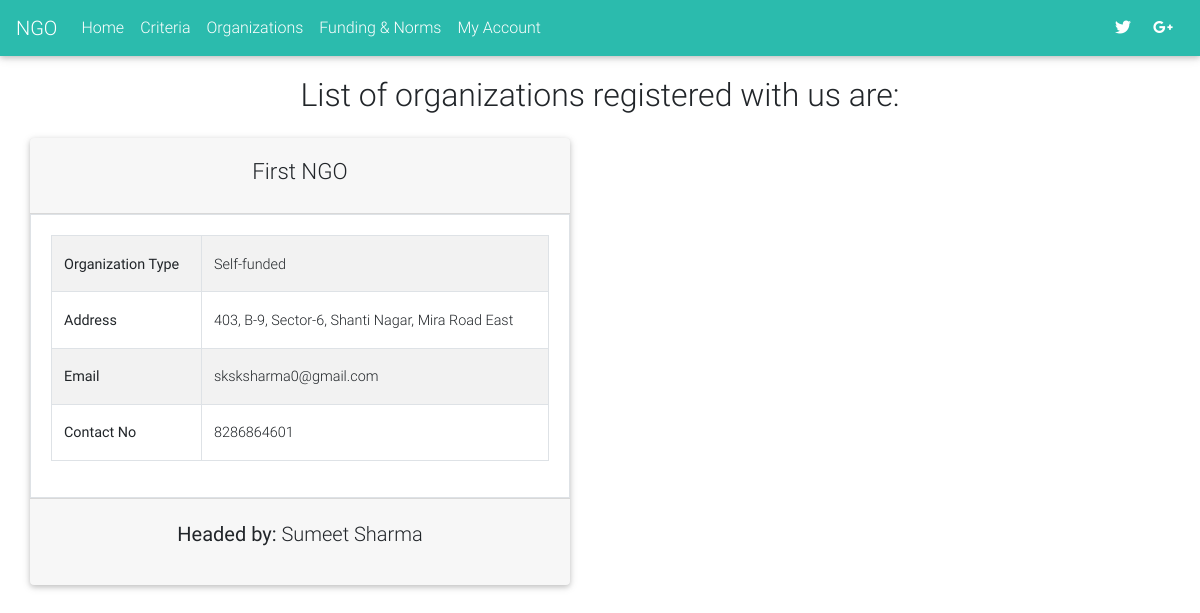
The app's page /ngo/organizations.php, older data.
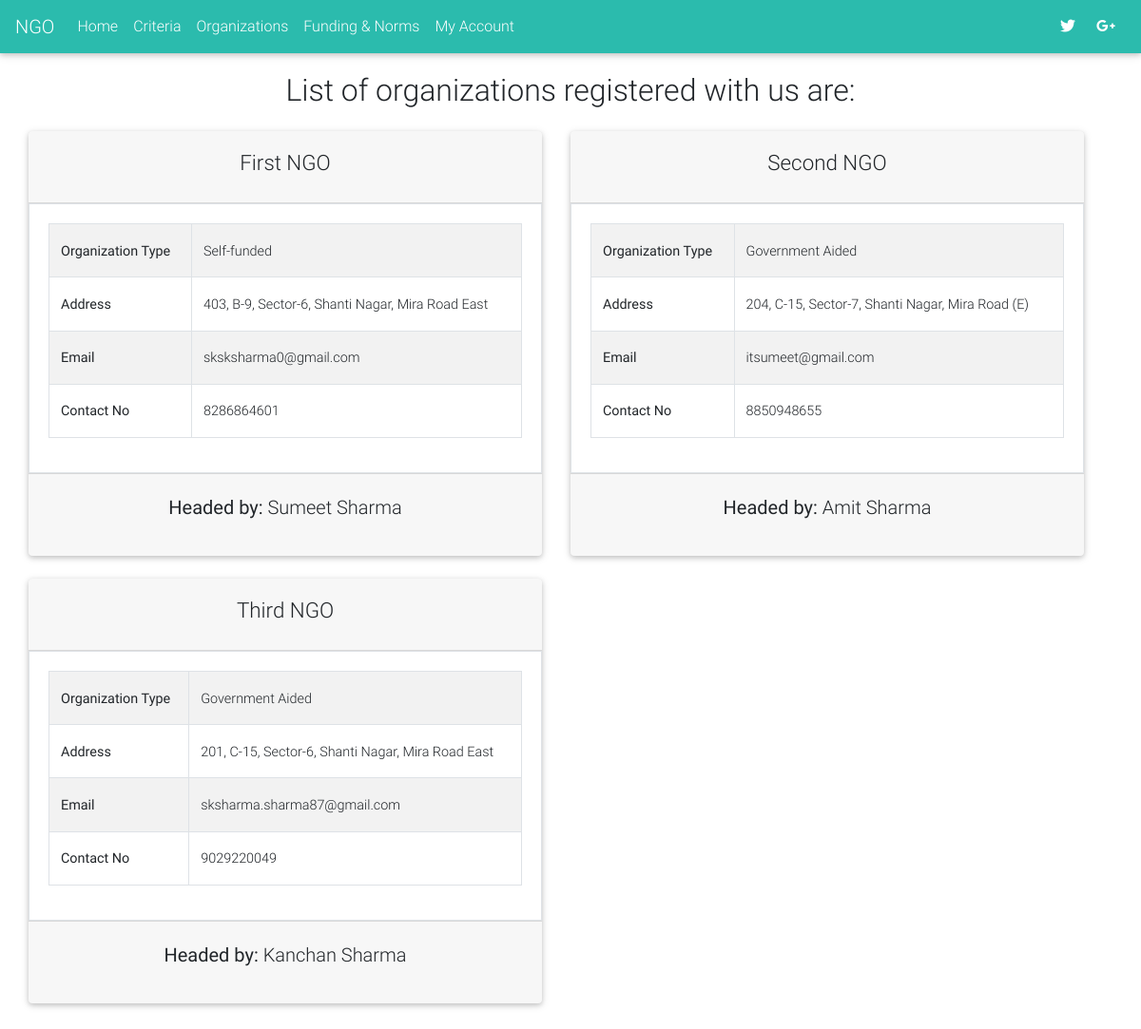
The same page, newer data.
### tables this page shows
CREATE TABLE `ngo` (
  `id` int(11) NOT NULL,
  `ngo_name` varchar(100) NOT NULL,
  `ngo_description` text NOT NULL,
  `ngo_address` text NOT NULL,
  `organization_type` varchar(100) NOT NULL,
  `email` varchar(255) NOT NULL,
  `password` varchar(255) NOT NULL,
  `phone` text NOT NULL,
  `city` varchar(100) NOT NULL,
  `state` varchar(100) NOT NULL,
  `zipcode` int(100) NOT NULL,
  `ngo_head` varchar(100) NOT NULL,
  `date` datetime NOT NULL DEFAULT CURRENT_TIMESTAMP,
  `ip` varchar(255) NOT NULL
);

### ngo/organizations.php (the view)
<?php include 'includes/header.php';?>
<?php
    $sql = "SELECT * FROM ngo";
    $result = $db->query($sql);
?>
<div class="container-fluid" id="registration-step">
    <h2 class="text-center h2-responsive p-3">List of organizations registered with us are: </h2>
    <div class="row container-fluid">
        <?php while($ngo = mysqli_fetch_array($result)): ?>
        <div class="col-lg-6 col-md-6 col-sm-12 col-xs-12">
                <div class="card">
                    <div class="card-header">
                        <h4 class="h4-responsive p-2 text-center"><?=$ngo['ngo_name'];?></h4>
                    </div>
                    <div class="card-body table-bordered">
                        <table class="table table-striped">
                            <tr>
                                <th>Organization Type</th>
                                <td><?=$ngo['organization_type'];?></td>
                            </tr>
                            <tr>
                                <th>Address</th>
                                <td><?=$ngo['ngo_address'];?></td>
                            </tr>
                            <tr>
                                <th>Email</th>
                                <td><?=$ngo['email'];?></td>
                            </tr>
                            <tr>
                                <th>Contact No</th>
                                <td><?=$ngo['phone'];?></td>
                            </tr>
                        </table>
                    </div>
                    <div class="card-footer">
                        <p class="text-center p-2 lead"><b>Headed by:</b> <?=$ngo['ngo_head'];?></p>
                    </div>
                </div>
                <br>
        </div>
        <?php endwhile; ?>
    </div>
</div>
<br>
<?php include 'includes/footer.php';?>

Row changes from the older to the newer data that the page shows:
added ngo: ngo_name "Second NGO", organization_type "Government Aided", ngo_address "204, C-15, Sector-7, Shanti Nagar, Mira Road (E)", email "itsumeet@gmail.com", phone "8850948655", ngo_head "Amit Sharma"
added ngo: ngo_name "Third NGO", organization_type "Government Aided", ngo_address "201, C-15, Sector-6, Shanti Nagar, Mira Road East", email "sksharma.sharma87@gmail.com", phone "9029220049", ngo_head "Kanchan Sharma"
